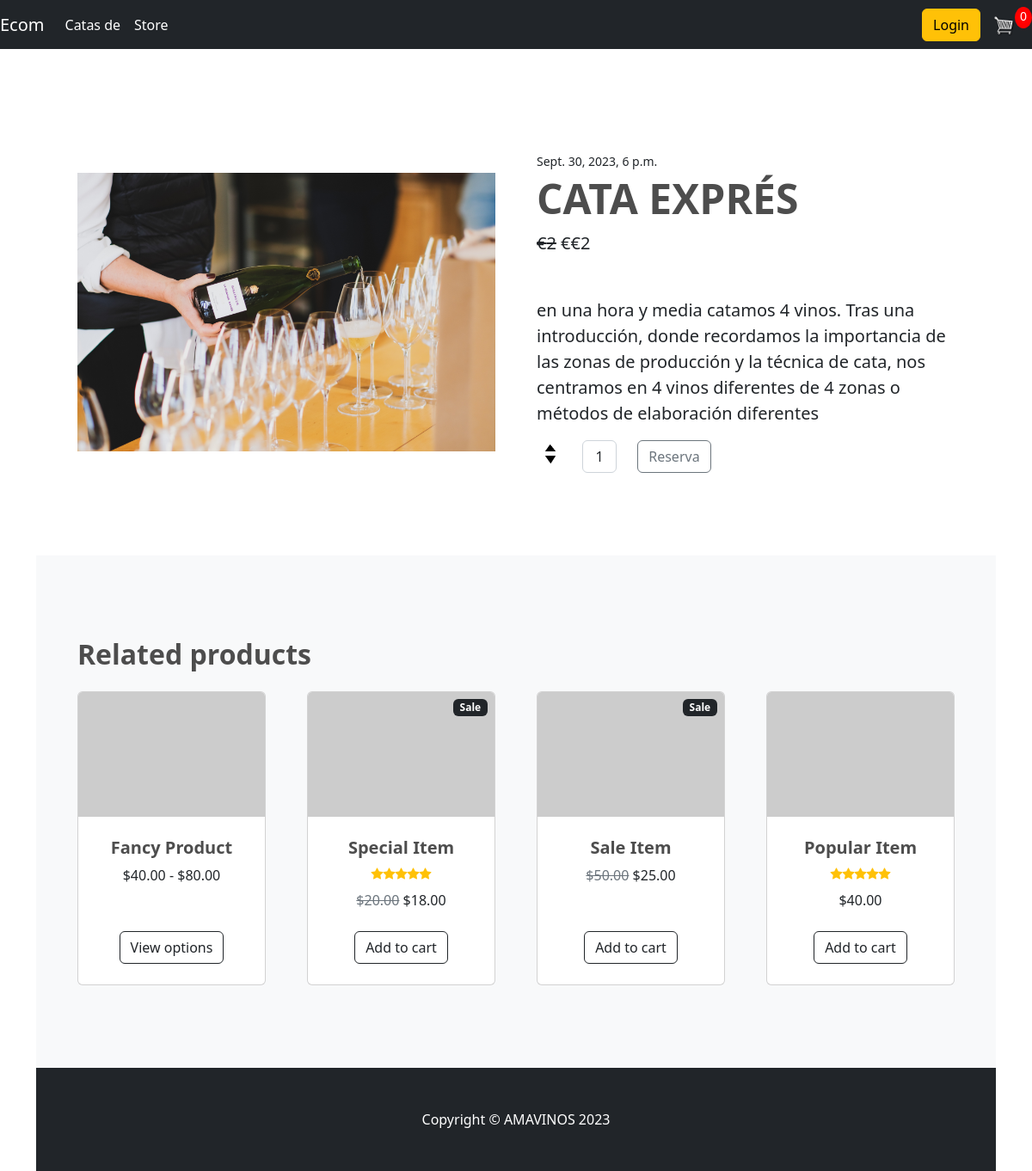
The page /cata-de-vinos/cata-expres/ on the database its author committed.
### store/models.py (models this page shows, shortened)
class Product(models.Model):
	id = models.BigAutoField(primary_key=True)
	name = models.CharField(max_length=200)
	slug=models.SlugField(blank=True)
	price = models.IntegerField()
	digital = models.BooleanField(default=False,null=True, blank=True)
	image = models.ImageField(null=True, blank=True)
	category=models.ForeignKey(Category, on_delete=models.SET_NULL, null=True, blank=True)
	description=models.CharField(max_length=1000,null=True, blank=True)
	@property
	def imageURL(self):
		try:
			url = self.image.url
		except:
			url = ''
		return url

class Cata(Product):
	date=models.DateTimeField(null=True, blank=True)
	duration=models.CharField(max_length=50, default='2 horas')
	location=models.CharField(max_length=50, default='Calle Antillano Campos, 5')

### store/views.py (the view)
# urls.py: path('cata-de-vinos/<slug:slug>/', views.event_detail, name='event_detail'),   #devo capire come mettere l'evento giusto
def event_detail(request, slug):
	data=cartData(request)
	cartItems = data['cartItems']
	order = data['order']
	items = data['items']
	product = get_object_or_404(Cata, slug=slug)
	context = {'product': product, 'cartItems': cartItems}
	return render(request, 'store/event_detail.html', context)

### store/utils.py (called while the page is built, shortened)
def cookieCart(request):
	try:
		cart = json.loads(request.COOKIES['cart'])
	except:
		cart = {}
		print('CART:', cart)
	items = []
	order = {'get_cart_total':0, 'get_cart_items':0, 'shipping':False}
	cartItems = order['get_cart_items']
	return {'cartItems':cartItems ,'order':order, 'items':items}

def cartData(request):
	if request.user.is_authenticated:
		customer = request.user.customer
		order, created = Order.objects.get_or_create(customer=customer, complete=False)
		items = order.orderitem_set.all()
		cartItems = order.get_cart_items
	else:
		cookieData = cookieCart(request)
		cartItems = cookieData['cartItems']
		order = cookieData['order']
		items = cookieData['items']
	return {'cartItems':cartItems ,'order':order, 'items':items}

### store/templates/store/event_detail.html (shortened to what this page needs)
{% extends 'store/main.html' %}
{% load static %}
{% block content %}
<!DOCTYPE html>
<html lang="en">
    <head>
        <link href="https://cdn.jsdelivr.net/npm/bootstrap-icons@1.5.0/font/bootstrap-icons.css" rel="stylesheet" />
        <link href="css/styles.css" rel="stylesheet" />
    </head>
    <body>
        <section class="py-5">
            <div class="container px-4 px-lg-5 my-5">
                <div class="row gx-4 gx-lg-5 align-items-center">
                    <div class="col-md-6"><img class="card-img-top mb-5 mb-md-0" src={{product.imageURL}} alt="{{product.name}}" /></div>
                    <div class="col-md-6">
                        <div class="small mb-1">{{product.date}}</div>
                        <h1 class="display-5 fw-bolder">{{product.name}}</h1>
                        <div class="fs-5 mb-5">
                            <span class="text-decoration-line-through">€{{product.price}}</span>
                            <span>€€{{product.price}}</span>
                        </div>
                        <p class="lead">{{product.description}}</p>
                        <div class="d-flex">
                            <p class="quantity">{{item.quantity}}</p>
                            <div class="quantity">
                                <div class="row">
                                    <div class="col-2">
                                        <img data-product="{{item.product.id}}" data-action="add" class="chg-quantity update-cart" src="{% static  'images/arrow-up.png' %}">
                                        <img data-product="{{item.product.id}}" data-action="remove" class="chg-quantity update-cart" src="{% static  'images/arrow-down.png' %}">
                                    </div>
                                    <div class="col-3">
                                        <input class="form-control text-center me-3" id="inputQuantity" type="num" value="1" style="max-width: 3rem; vertical-align: middle;" />
                                    </div>
                                    <div class="col-3">
                                        <button data-product="{{product.id}}" data-action="add" class="btn btn-outline-secondary add-btn update-cart">Reserva</button>
                                    </div>
                                    <div class="col-2">
                                    </div>
                                </div>
                            </div>
                        </div>
                    </div>
                </div>
            </div>
        </section>
        <section class="py-5 bg-light">
            <div class="container px-4 px-lg-5 mt-5">
                <h2 class="fw-bolder mb-4">Related products</h2>
                <div class="row gx-4 gx-lg-5 row-cols-2 row-cols-md-3 row-cols-xl-4 justify-content-center">
                    <div class="col mb-5">
                        <div class="card h-100">
                            <img class="card-img-top" src="https://dummyimage.com/450x300/dee2e6/6c757d.jpg" alt="..." />
                            <div class="card-body p-4">
                                <div class="text-center">
                                    <h5 class="fw-bolder">Fancy Product</h5>
                                    $40.00 - $80.00
                                </div>
                            </div>
                            <div class="card-footer p-4 pt-0 border-top-0 bg-transparent">
                                <div class="text-center"><a class="btn btn-outline-dark mt-auto" href="#">View options</a></div>
                            </div>
                        </div>
                    </div>
                    <div class="col mb-5">
                        <div class="card h-100">
                            <div class="badge bg-dark text-white position-absolute" style="top: 0.5rem; right: 0.5rem">Sale</div>
                            <img class="card-img-top" src="https://dummyimage.com/450x300/dee2e6/6c757d.jpg" alt="..." />
                            <div class="card-body p-4">
                                <div class="text-center">
                                    <h5 class="fw-bolder">Special Item</h5>
                                    <div class="d-flex justify-content-center small text-warning mb-2">
                                        <div class="bi-star-fill"></div>
                                        <div class="bi-star-fill"></div>
                                        <div class="bi-star-fill"></div>
                                        <div class="bi-star-fill"></div>
                                        <div class="bi-star-fill"></div>
                                    </div>
                                    <span class="text-muted text-decoration-line-through">$20.00</span>
                                    $18.00
                                </div>
                            </div>
                            <div class="card-footer p-4 pt-0 border-top-0 bg-transparent">
                                <div class="text-center"><a class="btn btn-outline-dark mt-auto" href="#">Add to cart</a></div>
                            </div>
                        </div>
                    </div>
                    <div class="col mb-5">
                        <div class="card h-100">
                            <div class="badge bg-dark text-white position-absolute" style="top: 0.5rem; right: 0.5rem">Sale</div>
                            <img class="card-img-top" src="https://dummyimage.com/450x300/dee2e6/6c757d.jpg" alt="..." />
                            <div class="card-body p-4">
                                <div class="text-center">
                                    <h5 class="fw-bolder">Sale Item</h5>
                                    <span class="text-muted text-decoration-line-through">$50.00</span>
                                    $25.00
                                </div>
                            </div>
                            <div class="card-footer p-4 pt-0 border-top-0 bg-transparent">
                                <div class="text-center"><a class="btn btn-outline-dark mt-auto" href="#">Add to cart</a></div>
                            </div>
                        </div>
                    </div>
                    <div class="col mb-5">
                        <div class="card h-100">
                            <img class="card-img-top" src="https://dummyimage.com/450x300/dee2e6/6c757d.jpg" alt="..." />
                            <div class="card-body p-4">
                                <div class="text-center">
                                    <h5 class="fw-bolder">Popular Item</h5>
                                    <div class="d-flex justify-content-center small text-warning mb-2">
                                        <div class="bi-star-fill"></div>
                                        <div class="bi-star-fill"></div>
                                        <div class="bi-star-fill"></div>
                                        <div class="bi-star-fill"></div>
                                        <div class="bi-star-fill"></div>
                                    </div>
                                    $40.00
                                </div>
                            </div>
                            <div class="card-footer p-4 pt-0 border-top-0 bg-transparent">
                                <div class="text-center"><a class="btn btn-outline-dark mt-auto" href="#">Add to cart</a></div>
                            </div>
                        </div>
                    </div>
                </div>
            </div>
        </section>
        <footer class="py-5 bg-dark">
            <div class="container"><p class="m-0 text-center text-white">Copyright &copy; AMAVINOS 2023</p></div>
        </footer>
    </body>
</html>
{% endblock content %}

### static/css/main.css (style rules this page uses)
body { background-color: hsl(0, 0%, 98%); }
h1,h2,h3,h4,h5,h6 { color:hsl(0, 0%, 30%); }
.bg-dark { background-color: #4f868c!important; }
.btn { border-radius: 0; }
.quantity { display: inline-block; font-weight: 700; padding-right:10px; }
.chg-quantity { width: 12px; cursor: pointer; display: block; margin-top: 5px; transition:.1s; }

### rows shown on the page
Product: imageURL (picture), name "CATA EXPRÉS", price "2", description "en una hora y media catamos 4 vinos. Tras una introducción, donde recordamos la importancia de las zonas de producción y la técnica de cata, nos centramos en 4 vinos diferentes de 4 zonas o métodos de elaboración diferentes"
Cata: date "Sept. 30, 2023, 6 p.m."

### other values the page prints
{{ cartItems }} "0"
